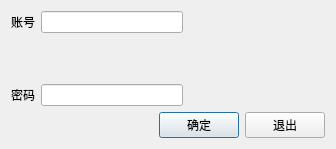
<?xml version="1.0" encoding="UTF-8"?>
<ui version="4.0">
 <class>Dialog</class>
 <widget class="QDialog" name="Dialog">
  <property name="geometry">
   <rect>
    <x>0</x>
    <y>0</y>
    <width>336</width>
    <height>149</height>
   </rect>
  </property>
  <property name="windowTitle">
   <string>登录界面</string>
  </property>
  <layout class="QGridLayout" name="gridLayout">
   <item row="0" column="0">
    <layout class="QVBoxLayout" name="verticalLayout_2">
     <item>
      <layout class="QVBoxLayout" name="verticalLayout">
       <item>
        <layout class="QHBoxLayout" name="horizontalLayout_3">
         <item>
          <widget class="QLabel" name="label">
           <property name="text">
            <string>账号</string>
           </property>
          </widget>
         </item>
         <item>
          <widget class="QLineEdit" name="IDedit"/>
         </item>
         <item>
          <spacer name="horizontalSpacer">
           <property name="orientation">
            <enum>Qt::Horizontal</enum>
           </property>
           <property name="sizeHint" stdset="0">
            <size>
             <width>40</width>
             <height>20</height>
            </size>
           </property>
          </spacer>
         </item>
        </layout>
       </item>
       <item>
        <spacer name="verticalSpacer">
         <property name="orientation">
          <enum>Qt::Vertical</enum>
         </property>
         <property name="sizeHint" stdset="0">
          <size>
           <width>20</width>
           <height>18</height>
          </size>
         </property>
        </spacer>
       </item>
       <item>
        <layout class="QHBoxLayout" name="horizontalLayout_4">
         <item>
          <widget class="QLabel" name="label_2">
           <property name="text">
            <string>密码</string>
           </property>
          </widget>
         </item>
         <item>
          <widget class="QLineEdit" name="passwordedit"/>
         </item>
         <item>
          <spacer name="horizontalSpacer_2">
           <property name="orientation">
            <enum>Qt::Horizontal</enum>
           </property>
           <property name="sizeHint" stdset="0">
            <size>
             <width>40</width>
             <height>20</height>
            </size>
           </property>
          </spacer>
         </item>
        </layout>
       </item>
      </layout>
     </item>
     <item>
      <layout class="QHBoxLayout" name="horizontalLayout_2">
       <item>
        <spacer name="horizontalSpacer_3">
         <property name="orientation">
          <enum>Qt::Horizontal</enum>
         </property>
         <property name="sizeHint" stdset="0">
          <size>
           <width>108</width>
           <height>20</height>
          </size>
         </property>
        </spacer>
       </item>
       <item>
        <layout class="QHBoxLayout" name="horizontalLayout">
         <item>
          <widget class="QPushButton" name="okbutton">
           <property name="text">
            <string>确定</string>
           </property>
          </widget>
         </item>
         <item>
          <widget class="QPushButton" name="exitbutton">
           <property name="text">
            <string>退出</string>
           </property>
          </widget>
         </item>
        </layout>
       </item>
      </layout>
     </item>
    </layout>
   </item>
  </layout>
 </widget>
 <tabstops>
  <tabstop>IDedit</tabstop>
  <tabstop>passwordedit</tabstop>
  <tabstop>okbutton</tabstop>
  <tabstop>exitbutton</tabstop>
 </tabstops>
 <resources/>
 <connections/>
</ui>
